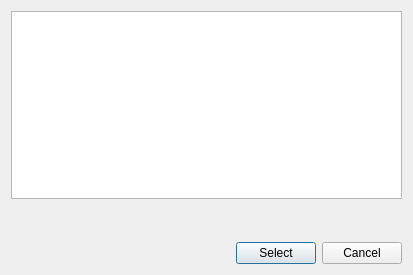
<?xml version="1.0" encoding="UTF-8"?>
<ui version="4.0">
 <class>Dialog</class>
 <widget class="QDialog" name="Dialog">
  <property name="geometry">
   <rect>
    <x>0</x>
    <y>0</y>
    <width>413</width>
    <height>275</height>
   </rect>
  </property>
  <property name="windowTitle">
   <string>Select scene object</string>
  </property>
  <layout class="QGridLayout" name="gridLayout">
   <item row="0" column="0">
    <layout class="QVBoxLayout" name="verticalLayout_2">
     <item>
      <layout class="QVBoxLayout" name="verticalLayout">
       <item>
        <widget class="QListWidget" name="jointList">
         <property name="maximumSize">
          <size>
           <width>16777215</width>
           <height>16777215</height>
          </size>
         </property>
         <property name="selectionBehavior">
          <enum>QAbstractItemView::SelectItems</enum>
         </property>
        </widget>
       </item>
       <item>
        <spacer name="verticalSpacer">
         <property name="orientation">
          <enum>Qt::Vertical</enum>
         </property>
         <property name="sizeHint" stdset="0">
          <size>
           <width>20</width>
           <height>40</height>
          </size>
         </property>
        </spacer>
       </item>
      </layout>
     </item>
     <item>
      <layout class="QHBoxLayout" name="horizontalLayout"/>
     </item>
     <item>
      <layout class="QHBoxLayout" name="horizontalLayout_2">
       <item>
        <spacer name="horizontalSpacer">
         <property name="orientation">
          <enum>Qt::Horizontal</enum>
         </property>
         <property name="sizeHint" stdset="0">
          <size>
           <width>40</width>
           <height>20</height>
          </size>
         </property>
        </spacer>
       </item>
       <item>
        <widget class="QPushButton" name="selectButton">
         <property name="text">
          <string>Select</string>
         </property>
        </widget>
       </item>
       <item>
        <widget class="QPushButton" name="cancelButton">
         <property name="text">
          <string>Cancel</string>
         </property>
        </widget>
       </item>
      </layout>
     </item>
    </layout>
   </item>
  </layout>
 </widget>
 <resources/>
 <connections/>
</ui>
